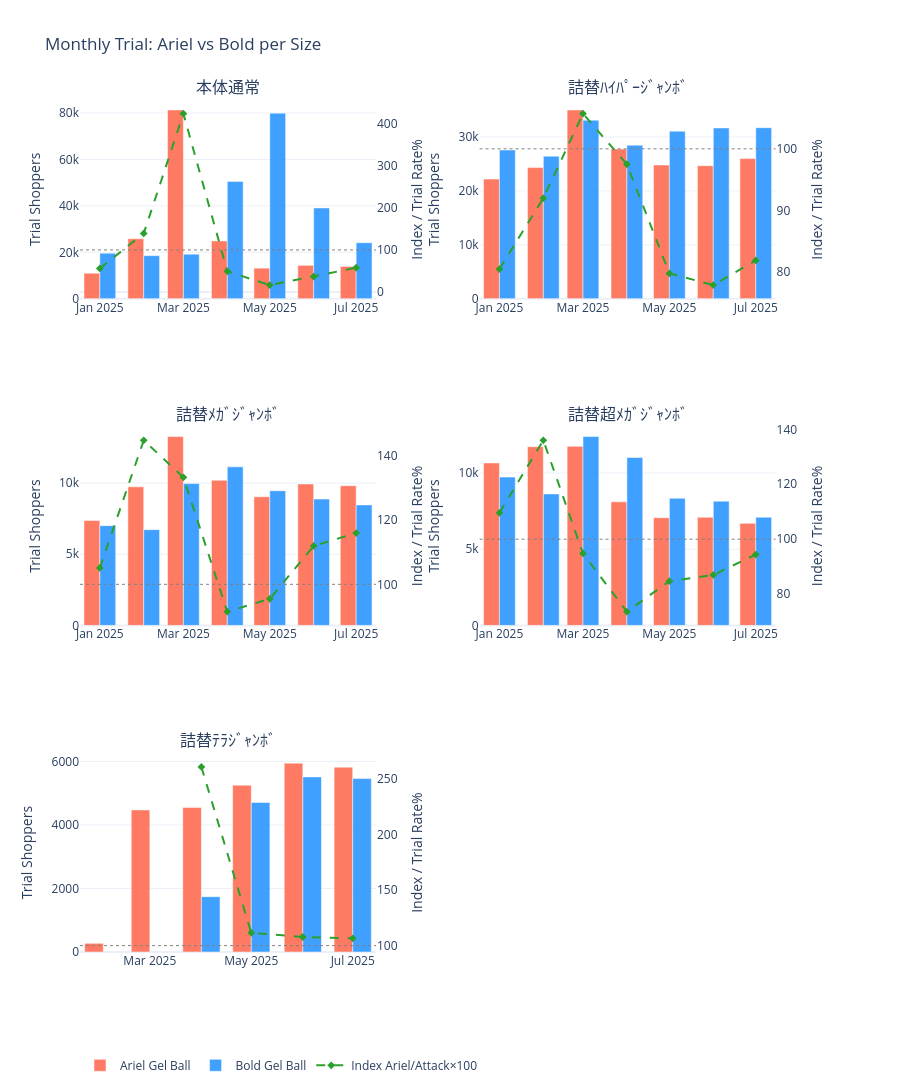

Notebook source saved alongside this figure:
### Code cell
# ── B-2: Combined Trial Trend — Bars + Trial Rate + Index ─────────────
combined_trial = df_trial[~df_trial['size_code'].isin(EXCLUDED_SIZES)].copy()
comb_sizes = order_and_filter_sizes(combined_trial['size_code'].unique())

if comb_sizes:
    _piv = combined_trial.groupby(['trial_month', 'sub_brand', 'size_code']).agg(
        subbrand_trial=('subbrand_trial_shoppers', 'sum'), trial_rate=('trial_rate', 'mean')).reset_index()
    _a = _piv[_piv['sub_brand']==ARIEL_GB][['trial_month','size_code','subbrand_trial','trial_rate']].rename(
        columns={'subbrand_trial':'bold_trial','trial_rate':'bold_rate'})
    _b = _piv[_piv['sub_brand']==BOLD_GB][['trial_month','size_code','subbrand_trial']].rename(
        columns={'subbrand_trial':'attack_trial'})
    _idx_df = _a.merge(_b, on=['trial_month','size_code'], how='outer').sort_values('trial_month')
    _idx_df['trial_index'] = (_idx_df['bold_trial'] / _idx_df['attack_trial'].replace(0, np.nan) * 100).round(1)

    n_s=len(comb_sizes); n_c=min(2,n_s); n_r=(n_s+n_c-1)//n_c
    specs = [[{'secondary_y':True}]*n_c for _ in range(n_r)]
    fig_comb = make_subplots(rows=n_r, cols=n_c, specs=specs, subplot_titles=comb_sizes,
                             vertical_spacing=0.15, horizontal_spacing=0.14)

    for idx, size in enumerate(comb_sizes):
        r, c = idx//n_c+1, idx%n_c+1
        for brand in [ARIEL_GB, BOLD_GB]:
            sub = combined_trial[(combined_trial['sub_brand']==brand) & (combined_trial['size_code']==size)].sort_values('trial_month')
            if len(sub)==0: continue
            fig_comb.add_trace(go.Bar(x=sub['trial_month'], y=sub['subbrand_trial_shoppers'],
                name=BRAND_LABEL[brand], marker_color=BRAND_COLOR[brand], opacity=0.85,
                showlegend=(idx==0), legendgroup=BRAND_LABEL[brand]), row=r, col=c, secondary_y=False)

        _s = _idx_df[_idx_df['size_code']==size]
        if len(_s)>0 and _s['trial_index'].notna().any():
            fig_comb.add_trace(go.Scatter(x=_s['trial_month'], y=_s['trial_index'], name='Index Ariel/Attack×100',
                mode='lines+markers', line=dict(color='#2CA02C', dash='dash', width=2),
                marker=dict(size=6, symbol='diamond'), showlegend=(idx==0), legendgroup='Index'),
                row=r, col=c, secondary_y=True)
            fig_comb.add_hline(y=100, line_dash='dot', line_color='gray', line_width=1, row=r, col=c, secondary_y=True)

        fig_comb.update_yaxes(title_text='Trial Shoppers', row=r, col=c, secondary_y=False)
        fig_comb.update_yaxes(title_text='Index / Trial Rate%', row=r, col=c, secondary_y=True, showgrid=False)

    fig_comb.update_layout(height=420*n_r, barmode='group',
        title_text='Monthly Trial: Ariel vs Bold per Size', template='plotly_white',
        legend=dict(orientation='h', yanchor='bottom', y=-0.15, x=0))
    fig_comb.show()

# ── DATA TABLE: Monthly Trial Shoppers — Ariel vs Bold per Size ────
trial_table = _idx_df[['trial_month','size_code','bold_trial','attack_trial','bold_rate','trial_index']].copy()
trial_table.columns = ['Month','Size','Ariel Trial','Bold Trial','Ariel Trial Rate%','Trial Index']
trial_table = trial_table.sort_values(['Size','Month'])
print('\n📊 DATA TABLE: Monthly Trial — Ariel vs Bold per Size')
print('=' * 100)
print(trial_table.to_string(index=False))
trial_table.to_csv(OUTPUT_DIR / 'pane_b_trial_trend.csv', index=False)

### Figure 1 — Plotly figure (JSON) as saved in the notebook; plotly's stock layout.template omitted (floating-point values rounded to 4 significant figures)
{"data": [{"legendgroup": "Ariel Gel Ball", "marker": {"color": "#FF6347"}, "name": "Ariel Gel Ball", "opacity": 0.85, "showlegend": true, "type": "bar", "x": ["2025-01-01T00:00:00.000000000", "2025-02-01T00:00:00.000000000", "2025-03-01T00:00:00.000000000", "2025-04-01T00:00:00.000000000", "2025-05-01T00:00:00.000000000", "2025-06-01T00:00:00.000000000", "2025-07-01T00:00:00.000000000"], "xaxis": "x", "y": [11010, 25874, 81317, 24936, 13202, 14406, 13948], "yaxis": "y"}, {"legendgroup": "Bold Gel Ball", "marker": {"color": "#1E90FF"}, "name": "Bold Gel Ball", "opacity": 0.85, "showlegend": true, "type": "bar", "x": ["2025-01-01T00:00:00.000000000", "2025-02-01T00:00:00.000000000", "2025-03-01T00:00:00.000000000", "2025-04-01T00:00:00.000000000", "2025-05-01T00:00:00.000000000", "2025-06-01T00:00:00.000000000", "2025-07-01T00:00:00.000000000"], "xaxis": "x", "y": [19624, 18586, 19203, 50541, 79921, 39115, 24162], "yaxis": "y"}, {"legendgroup": "Index", "line": {"color": "#2CA02C", "dash": "dash", "width": 2}, "marker": {"size": 6, "symbol": "diamond"}, "mode": "lines+markers", "name": "Index Ariel/Attack×100", "showlegend": true, "type": "scatter", "x": ["2025-01-01T00:00:00.000000000", "2025-02-01T00:00:00.000000000", "2025-03-01T00:00:00.000000000", "2025-04-01T00:00:00.000000000", "2025-05-01T00:00:00.000000000", "2025-06-01T00:00:00.000000000", "2025-07-01T00:00:00.000000000"], "xaxis": "x", "y": [56.1, 139.2, 423.5, 49.3, 16.5, 36.8, 57.7], "yaxis": "y2"}, {"legendgroup": "Ariel Gel Ball", "marker": {"color": "#FF6347"}, "name": "Ariel Gel Ball", "opacity": 0.85, "showlegend": false, "type": "bar", "x": ["2025-01-01T00:00:00.000000000", "2025-02-01T00:00:00.000000000", "2025-03-01T00:00:00.000000000", "2025-04-01T00:00:00.000000000", "2025-05-01T00:00:00.000000000", "2025-06-01T00:00:00.000000000", "2025-07-01T00:00:00.000000000"], "xaxis": "x2", "y": [22200, 24329, 35015, 27761, 24804, 24680, 25994], "yaxis": "y3"}, {"legendgroup": "Bold Gel Ball", "marker": {"color": "#1E90FF"}, "name": "Bold Gel Ball", "opacity": 0.85, "showlegend": false, "type": "bar", "x": ["2025-01-01T00:00:00.000000000", "2025-02-01T00:00:00.000000000", "2025-03-01T00:00:00.000000000", "2025-04-01T00:00:00.000000000", "2025-05-01T00:00:00.000000000", "2025-06-01T00:00:00.000000000", "2025-07-01T00:00:00.000000000"], "xaxis": "x2", "y": [27583, 26437, 33121, 28477, 31084, 31676, 31726], "yaxis": "y3"}, {"legendgroup": "Index", "line": {"color": "#2CA02C", "dash": "dash", "width": 2}, "marker": {"size": 6, "symbol": "diamond"}, "mode": "lines+markers", "name": "Index Ariel/Attack×100", "showlegend": false, "type": "scatter", "x": ["2025-01-01T00:00:00.000000000", "2025-02-01T00:00:00.000000000", "2025-03-01T00:00:00.000000000", "2025-04-01T00:00:00.000000000", "2025-05-01T00:00:00.000000000", "2025-06-01T00:00:00.000000000", "2025-07-01T00:00:00.000000000"], "xaxis": "x2", "y": [80.5, 92.0, 105.7, 97.5, 79.8, 77.9, 81.9], "yaxis": "y4"}, {"legendgroup": "Ariel Gel Ball", "marker": {"color": "#FF6347"}, "name": "Ariel Gel Ball", "opacity": 0.85, "showlegend": false, "type": "bar", "x": ["2025-01-01T00:00:00.000000000", "2025-02-01T00:00:00.000000000", "2025-03-01T00:00:00.000000000", "2025-04-01T00:00:00.000000000", "2025-05-01T00:00:00.000000000", "2025-06-01T00:00:00.000000000", "2025-07-01T00:00:00.000000000"], "xaxis": "x3", "y": [7369, 9735, 13269, 10194, 9037, 9933, 9813], "yaxis": "y5"}, {"legendgroup": "Bold Gel Ball", "marker": {"color": "#1E90FF"}, "name": "Bold Gel Ball", "opacity": 0.85, "showlegend": false, "type": "bar", "x": ["2025-01-01T00:00:00.000000000", "2025-02-01T00:00:00.000000000", "2025-03-01T00:00:00.000000000", "2025-04-01T00:00:00.000000000", "2025-05-01T00:00:00.000000000", "2025-06-01T00:00:00.000000000", "2025-07-01T00:00:00.000000000"], "xaxis": "x3", "y": [7010, 6727, 9963, 11141, 9460, 8875, 8466], "yaxis": "y5"}, {"legendgroup": "Index", "line": {"color": "#2CA02C", "dash": "dash", "width": 2}, "marker": {"size": 6, "symbol": "diamond"}, "mode": "lines+markers", "name": "Index Ariel/Attack×100", "showlegend": false, "type": "scatter", "x": ["2025-01-01T00:00:00.000000000", "2025-02-01T00:00:00.000000000", "2025-03-01T00:00:00.000000000", "2025-04-01T00:00:00.000000000", "2025-05-01T00:00:00.000000000", "2025-06-01T00:00:00.000000000", "2025-07-01T00:00:00.000000000"], "xaxis": "x3", "y": [105.1, 144.7, 133.2, 91.5, 95.5, 111.9, 115.9], "yaxis": "y6"}, {"legendgroup": "Ariel Gel Ball", "marker": {"color": "#FF6347"}, "name": "Ariel Gel Ball", "opacity": 0.85, "showlegend": false, "type": "bar", "x": ["2025-01-01T00:00:00.000000000", "2025-02-01T00:00:00.000000000", "2025-03-01T00:00:00.000000000", "2025-04-01T00:00:00.000000000", "2025-05-01T00:00:00.000000000", "2025-06-01T00:00:00.000000000", "2025-07-01T00:00:00.000000000"], "xaxis": "x4", "y": [10666, 11732, 11755, 8110, 7068, 7092, 6699], "yaxis": "y7"}, {"legendgroup": "Bold Gel Ball", "marker": {"color": "#1E90FF"}, "name": "Bold Gel Ball", "opacity": 0.85, "showlegend": false, "type": "bar", "x": ["2025-01-01T00:00:00.000000000", "2025-02-01T00:00:00.000000000", "2025-03-01T00:00:00.000000000", "2025-04-01T00:00:00.000000000", "2025-05-01T00:00:00.000000000", "2025-06-01T00:00:00.000000000", "2025-07-01T00:00:00.000000000"], "xaxis": "x4", "y": [9734, 8629, 12397, 11021, 8344, 8153, 7099], "yaxis": "y7"}, {"legendgroup": "Index", "line": {"color": "#2CA02C", "dash": "dash", "width": 2}, "marker": {"size": 6, "symbol": "diamond"}, "mode": "lines+markers", "name": "Index Ariel/Attack×100", "showlegend": false, "type": "scatter", "x": ["2025-01-01T00:00:00.000000000", "2025-02-01T00:00:00.000000000", "2025-03-01T00:00:00.000000000", "2025-04-01T00:00:00.000000000", "2025-05-01T00:00:00.000000000", "2025-06-01T00:00:00.000000000", "2025-07-01T00:00:00.000000000"], "xaxis": "x4", "y": [109.6, 136.0, 94.8, 73.6, 84.7, 87.0, 94.4], "yaxis": "y8"}, {"legendgroup": "Ariel Gel Ball", "marker": {"color": "#FF6347"}, "name": "Ariel Gel Ball", "opacity": 0.85, "showlegend": false, "type": "bar", "x": ["2025-02-01T00:00:00.000000000", "2025-03-01T00:00:00.000000000", "2025-04-01T00:00:00.000000000", "2025-05-01T00:00:00.000000000", "2025-06-01T00:00:00.000000000", "2025-07-01T00:00:00.000000000"], "xaxis": "x5", "y": [274, 4475, 4554, 5254, 5949, 5823], "yaxis": "y9"}, {"legendgroup": "Bold Gel Ball", "marker": {"color": "#1E90FF"}, "name": "Bold Gel Ball", "opacity": 0.85, "showlegend": false, "type": "bar", "x": ["2025-04-01T00:00:00.000000000", "2025-05-01T00:00:00.000000000", "2025-06-01T00:00:00.000000000", "2025-07-01T00:00:00.000000000"], "xaxis": "x5", "y": [1744, 4710, 5516, 5462], "yaxis": "y9"}, {"legendgroup": "Index", "line": {"color": "#2CA02C", "dash": "dash", "width": 2}, "marker": {"size": 6, "symbol": "diamond"}, "mode": "lines+markers", "name": "Index Ariel/Attack×100", "showlegend": false, "type": "scatter", "x": ["2025-02-01T00:00:00.000000000", "2025-03-01T00:00:00.000000000", "2025-04-01T00:00:00.000000000", "2025-05-01T00:00:00.000000000", "2025-06-01T00:00:00.000000000", "2025-07-01T00:00:00.000000000"], "xaxis": "x5", "y": [NaN, NaN, 261.1, 111.5, 107.8, 106.6], "yaxis": "y10"}], "layout": {"annotations": [{"font": {"size": 16}, "showarrow": false, "text": "本体通常", "x": 0.2, "xanchor": "center", "xref": "paper", "y": 1.0, "yanchor": "bottom", "yref": "paper"}, {"font": {"size": 16}, "showarrow": false, "text": "詰替ﾊｲﾊﾟｰｼﾞｬﾝﾎﾞ", "x": 0.74, "xanchor": "center", "xref": "paper", "y": 1.0, "yanchor": "bottom", "yref": "paper"}, {"font": {"size": 16}, "showarrow": false, "text": "詰替ﾒｶﾞｼﾞｬﾝﾎﾞ", "x": 0.2, "xanchor": "center", "xref": "paper", "y": 0.6167, "yanchor": "bottom", "yref": "paper"}, {"font": {"size": 16}, "showarrow": false, "text": "詰替超ﾒｶﾞｼﾞｬﾝﾎﾞ", "x": 0.74, "xanchor": "center", "xref": "paper", "y": 0.6167, "yanchor": "bottom", "yref": "paper"}, {"font": {"size": 16}, "showarrow": false, "text": "詰替ﾃﾗｼﾞｬﾝﾎﾞ", "x": 0.2, "xanchor": "center", "xref": "paper", "y": 0.2333, "yanchor": "bottom", "yref": "paper"}], "barmode": "group", "height": 1260, "legend": {"orientation": "h", "x": 0, "y": -0.15, "yanchor": "bottom"}, "shapes": [{"line": {"color": "gray", "dash": "dot", "width": 1}, "type": "line", "x0": 0, "x1": 1, "xref": "x domain", "y0": 100, "y1": 100, "yref": "y2"}, {"line": {"color": "gray", "dash": "dot", "width": 1}, "type": "line", "x0": 0, "x1": 1, "xref": "x2 domain", "y0": 100, "y1": 100, "yref": "y4"}, {"line": {"color": "gray", "dash": "dot", "width": 1}, "type": "line", "x0": 0, "x1": 1, "xref": "x3 domain", "y0": 100, "y1": 100, "yref": "y6"}, {"line": {"color": "gray", "dash": "dot", "width": 1}, "type": "line", "x0": 0, "x1": 1, "xref": "x4 domain", "y0": 100, "y1": 100, "yref": "y8"}, {"line": {"color": "gray", "dash": "dot", "width": 1}, "type": "line", "x0": 0, "x1": 1, "xref": "x5 domain", "y0": 100, "y1": 100, "yref": "y10"}], "title": {"text": "Monthly Trial: Ariel vs Bold per Size"}, "xaxis": {"anchor": "y", "domain": [0, 0.4]}, "xaxis2": {"anchor": "y3", "domain": [0.54, 0.94]}, "xaxis3": {"anchor": "y5", "domain": [0, 0.4]}, "xaxis4": {"anchor": "y7", "domain": [0.54, 0.94]}, "xaxis5": {"anchor": "y9", "domain": [0, 0.4]}, "xaxis6": {"anchor": "y11", "domain": [0.54, 0.94]}, "yaxis": {"anchor": "x", "domain": [0.7667, 1.0], "title": {"text": "Trial Shoppers"}}, "yaxis10": {"anchor": "x5", "overlaying": "y9", "showgrid": false, "side": "right", "title": {"text": "Index / Trial Rate%"}}, "yaxis11": {"anchor": "x6", "domain": [0, 0.2333]}, "yaxis12": {"anchor": "x6", "overlaying": "y11", "side": "right"}, "yaxis2": {"anchor": "x", "overlaying": "y", "showgrid": false, "side": "right", "title": {"text": "Index / Trial Rate%"}}, "yaxis3": {"anchor": "x2", "domain": [0.7667, 1.0], "title": {"text": "Trial Shoppers"}}, "yaxis4": {"anchor": "x2", "overlaying": "y3", "showgrid": false, "side": "right", "title": {"text": "Index / Trial Rate%"}}, "yaxis5": {"anchor": "x3", "domain": [0.3833, 0.6167], "title": {"text": "Trial Shoppers"}}, "yaxis6": {"anchor": "x3", "overlaying": "y5", "showgrid": false, "side": "right", "title": {"text": "Index / Trial Rate%"}}, "yaxis7": {"anchor": "x4", "domain": [0.3833, 0.6167], "title": {"text": "Trial Shoppers"}}, "yaxis8": {"anchor": "x4", "overlaying": "y7", "showgrid": false, "side": "right", "title": {"text": "Index / Trial Rate%"}}, "yaxis9": {"anchor": "x5", "domain": [0, 0.2333], "title": {"text": "Trial Shoppers"}}}}
